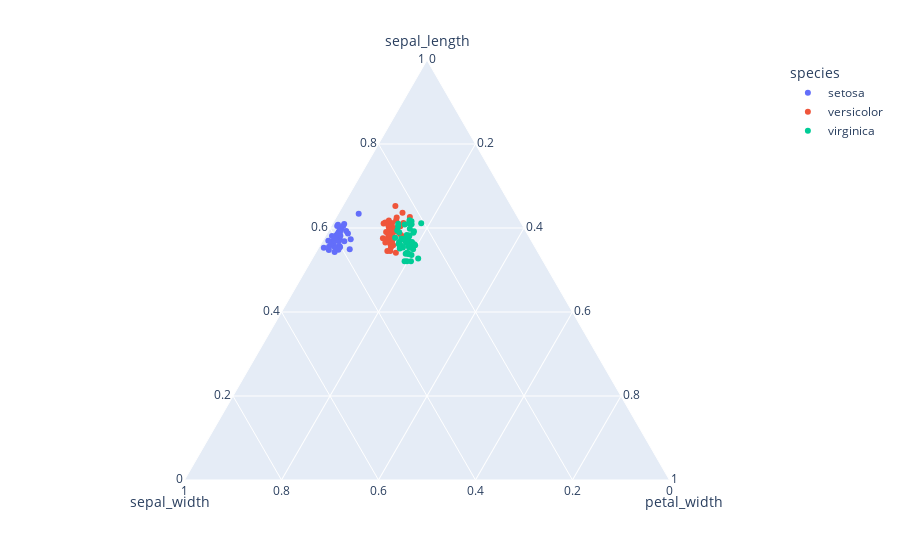

Notebook code for this chart:
### Code cell
px.scatter_ternary(df, a='sepal_length', b='sepal_width', c='petal_width', color='species')

### Figure 1 — Plotly figure (JSON) as saved in the notebook; plotly's stock layout.template omitted (floating-point values rounded to 4 significant figures)
{"data": [{"a": [5.1, 4.9, 4.7, 4.6, 5, 5.4, 4.6, 5, 4.4, 4.9, 5.4, 4.8, 4.8, 4.3, 5.8, 5.7, 5.4, 5.1, 5.7, 5.1, 5.4, 5.1, 4.6, 5.1, 4.8, 5, 5, 5.2, 5.2, 4.7, 4.8, 5.4, 5.2, 5.5, 4.9, 5, 5.5, 4.9, 4.4, 5.1, 5, 4.5, 4.4, 5, 5.1, 4.8, 5.1, 4.6, 5.3, 5], "b": [3.5, 3, 3.2, 3.1, 3.6, 3.9, 3.4, 3.4, 2.9, 3.1, 3.7, 3.4, 3, 3, 4, 4.4, 3.9, 3.5, 3.8, 3.8, 3.4, 3.7, 3.6, 3.3, 3.4, 3, 3.4, 3.5, 3.4, 3.2, 3.1, 3.4, 4.1, 4.2, 3.1, 3.2, 3.5, 3.6, 3, 3.4, 3.5, 2.3, 3.2, 3.5, 3.8, 3, 3.8, 3.2, 3.7, 3.3], "c": [0.2, 0.2, 0.2, 0.2, 0.2, 0.4, 0.3, 0.2, 0.2, 0.1, 0.2, 0.2, 0.1, 0.1, 0.2, 0.4, 0.4, 0.3, 0.3, 0.3, 0.2, 0.4, 0.2, 0.5, 0.2, 0.2, 0.4, 0.2, 0.2, 0.2, 0.2, 0.4, 0.1, 0.2, 0.2, 0.2, 0.2, 0.1, 0.2, 0.2, 0.3, 0.3, 0.2, 0.6, 0.4, 0.3, 0.2, 0.2, 0.2, 0.2], "hovertemplate": "species=setosa<br>sepal_length=%{a}<br>sepal_width=%{b}<br>petal_width=%{c}<extra></extra>", "legendgroup": "setosa", "marker": {"color": "#636efa", "symbol": "circle"}, "mode": "markers", "name": "setosa", "showlegend": true, "subplot": "ternary", "type": "scatterternary"}, {"a": [7, 6.4, 6.9, 5.5, 6.5, 5.7, 6.3, 4.9, 6.6, 5.2, 5, 5.9, 6, 6.1, 5.6, 6.7, 5.6, 5.8, 6.2, 5.6, 5.9, 6.1, 6.3, 6.1, 6.4, 6.6, 6.8, 6.7, 6, 5.7, 5.5, 5.5, 5.8, 6, 5.4, 6, 6.7, 6.3, 5.6, 5.5, 5.5, 6.1, 5.8, 5, 5.6, 5.7, 5.7, 6.2, 5.1, 5.7], "b": [3.2, 3.2, 3.1, 2.3, 2.8, 2.8, 3.3, 2.4, 2.9, 2.7, 2, 3, 2.2, 2.9, 2.9, 3.1, 3, 2.7, 2.2, 2.5, 3.2, 2.8, 2.5, 2.8, 2.9, 3, 2.8, 3, 2.9, 2.6, 2.4, 2.4, 2.7, 2.7, 3, 3.4, 3.1, 2.3, 3, 2.5, 2.6, 3, 2.6, 2.3, 2.7, 3, 2.9, 2.9, 2.5, 2.8], "c": [1.4, 1.5, 1.5, 1.3, 1.5, 1.3, 1.6, 1, 1.3, 1.4, 1, 1.5, 1, 1.4, 1.3, 1.4, 1.5, 1, 1.5, 1.1, 1.8, 1.3, 1.5, 1.2, 1.3, 1.4, 1.4, 1.7, 1.5, 1, 1.1, 1, 1.2, 1.6, 1.5, 1.6, 1.5, 1.3, 1.3, 1.3, 1.2, 1.4, 1.2, 1, 1.3, 1.2, 1.3, 1.3, 1.1, 1.3], "hovertemplate": "species=versicolor<br>sepal_length=%{a}<br>sepal_width=%{b}<br>petal_width=%{c}<extra></extra>", "legendgroup": "versicolor", "marker": {"color": "#EF553B", "symbol": "circle"}, "mode": "markers", "name": "versicolor", "showlegend": true, "subplot": "ternary", "type": "scatterternary"}, {"a": [6.3, 5.8, 7.1, 6.3, 6.5, 7.6, 4.9, 7.3, 6.7, 7.2, 6.5, 6.4, 6.8, 5.7, 5.8, 6.4, 6.5, 7.7, 7.7, 6, 6.9, 5.6, 7.7, 6.3, 6.7, 7.2, 6.2, 6.1, 6.4, 7.2, 7.4, 7.9, 6.4, 6.3, 6.1, 7.7, 6.3, 6.4, 6, 6.9, 6.7, 6.9, 5.8, 6.8, 6.7, 6.7, 6.3, 6.5, 6.2, 5.9], "b": [3.3, 2.7, 3, 2.9, 3, 3, 2.5, 2.9, 2.5, 3.6, 3.2, 2.7, 3, 2.5, 2.8, 3.2, 3, 3.8, 2.6, 2.2, 3.2, 2.8, 2.8, 2.7, 3.3, 3.2, 2.8, 3, 2.8, 3, 2.8, 3.8, 2.8, 2.8, 2.6, 3, 3.4, 3.1, 3, 3.1, 3.1, 3.1, 2.7, 3.2, 3.3, 3, 2.5, 3, 3.4, 3], "c": [2.5, 1.9, 2.1, 1.8, 2.2, 2.1, 1.7, 1.8, 1.8, 2.5, 2, 1.9, 2.1, 2, 2.4, 2.3, 1.8, 2.2, 2.3, 1.5, 2.3, 2, 2, 1.8, 2.1, 1.8, 1.8, 1.8, 2.1, 1.6, 1.9, 2, 2.2, 1.5, 1.4, 2.3, 2.4, 1.8, 1.8, 2.1, 2.4, 2.3, 1.9, 2.3, 2.5, 2.3, 1.9, 2, 2.3, 1.8], "hovertemplate": "species=virginica<br>sepal_length=%{a}<br>sepal_width=%{b}<br>petal_width=%{c}<extra></extra>", "legendgroup": "virginica", "marker": {"color": "#00cc96", "symbol": "circle"}, "mode": "markers", "name": "virginica", "showlegend": true, "subplot": "ternary", "type": "scatterternary"}], "layout": {"legend": {"title": {"text": "species"}, "tracegroupgap": 0}, "margin": {"t": 60}, "ternary": {"aaxis": {"title": {"text": "sepal_length"}}, "baxis": {"title": {"text": "sepal_width"}}, "caxis": {"title": {"text": "petal_width"}}, "domain": {"x": [0, 1], "y": [0, 1]}}}}
